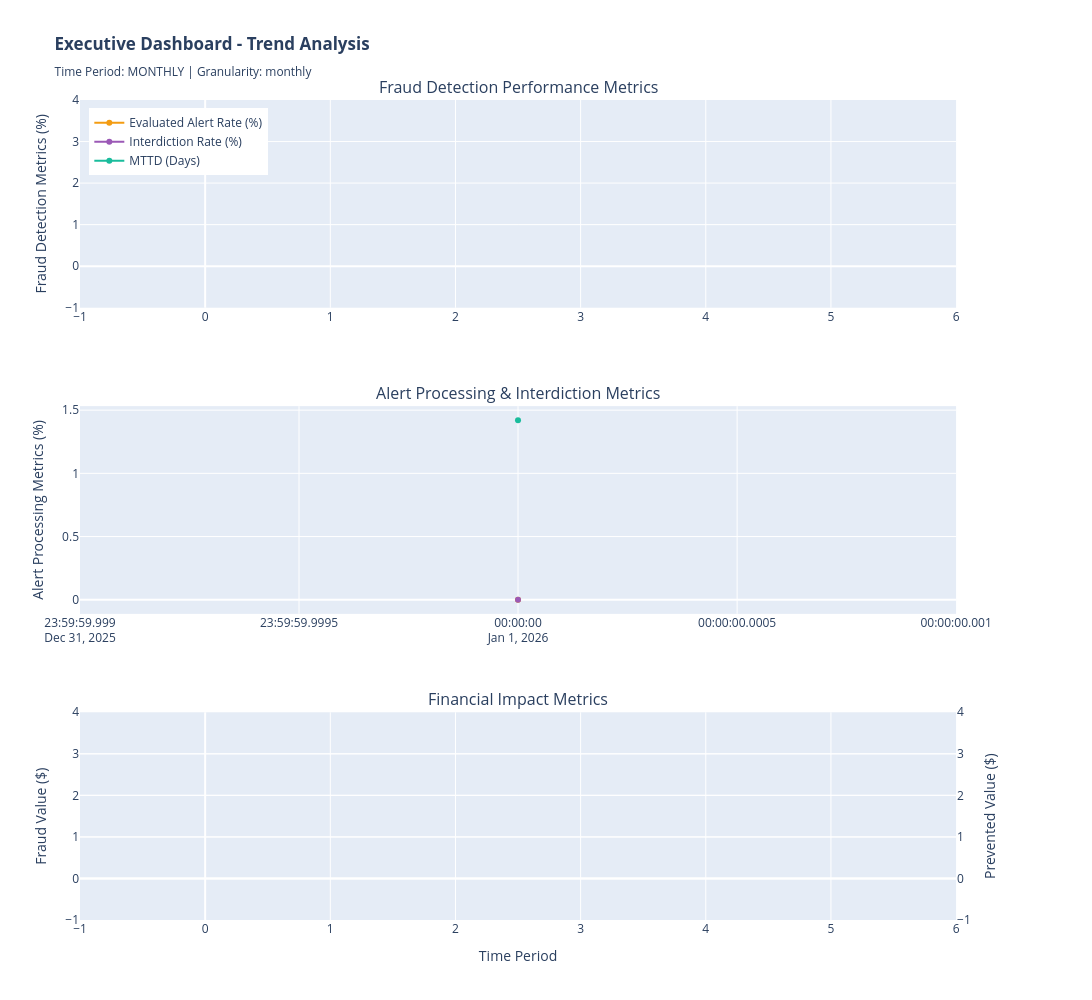

Notebook cell for this chart:
### Code cell
# ============================================================================
# SECTION 8.2: RENDER TIME-SERIES CHARTS (Trends Over Time)
# ============================================================================

print("\n" + "="*80)
print("VISUALIZATION: TIME-SERIES TRENDS")
print("="*80)

# Create 3 time-series subplots
fig_trends = make_subplots(
    rows=3, cols=1,
    subplot_titles=(
        "Fraud Detection Performance Metrics",
        "Alert Processing & Interdiction Metrics",
        "Financial Impact Metrics"
    ),
    specs=[
        [{"secondary_y": False}],
        [{"secondary_y": False}],
        [{"secondary_y": True}]
    ],
    vertical_spacing=0.12
)

# CHART 1: Fraud Performance Metrics
fig_trends.add_trace(
    go.Scatter(
        x=fraud_perf_pd['period'],
        y=fraud_perf_pd['fraud_rate_pct'],
        name='Fraud Rate (%)',
        mode='lines+markers',
        line=dict(color='#e74c3c', width=2),
        marker=dict(size=6)
    ),
    row=1, col=1
)

fig_trends.add_trace(
    go.Scatter(
        x=fraud_perf_pd['period'],
        y=fraud_perf_pd['precision_calc'],
        name='Precision (%)',
        mode='lines+markers',
        line=dict(color='#3498db', width=2),
        marker=dict(size=6)
    ),
    row=1, col=1
)

fig_trends.add_trace(
    go.Scatter(
        x=fraud_perf_pd['period'],
        y=fraud_perf_pd['tpr_calc'],
        name='TPR/Recall (%)',
        mode='lines+markers',
        line=dict(color='#2ecc71', width=2),
        marker=dict(size=6)
    ),
    row=1, col=1
)

# CHART 2: Alert Processing Metrics
fig_trends.add_trace(
    go.Scatter(
        x=alert_perf_pd['period'],
        y=alert_perf_pd['evaluated_alert_rate_calc'],
        name='Evaluated Alert Rate (%)',
        mode='lines+markers',
        line=dict(color='#f39c12', width=2),
        marker=dict(size=6)
    ),
    row=2, col=1
)

fig_trends.add_trace(
    go.Scatter(
        x=alert_perf_pd['period'],
        y=alert_perf_pd['overall_interdiction_rate_pct'],
        name='Interdiction Rate (%)',
        mode='lines+markers',
        line=dict(color='#9b59b6', width=2),
        marker=dict(size=6)
    ),
    row=2, col=1
)

fig_trends.add_trace(
    go.Scatter(
        x=case_perf_pd['period'],
        y=case_perf_pd['mttd_days'],
        name='MTTD (Days)',
        mode='lines+markers',
        line=dict(color='#1abc9c', width=2),
        marker=dict(size=6)
    ),
    row=2, col=1
)

# CHART 3: Financial Metrics
fig_trends.add_trace(
    go.Scatter(
        x=financial_pd['period'],
        y=financial_pd['total_fraud_value'],
        name='Total Fraud Value',
        mode='lines+markers',
        line=dict(color='#c0392b', width=2),
        marker=dict(size=6)
    ),
    row=3, col=1, secondary_y=False
)

fig_trends.add_trace(
    go.Scatter(
        x=financial_pd['period'],
        y=financial_pd['prevented_fraud_value_calc'],
        name='Prevented Fraud Value',
        mode='lines+markers',
        line=dict(color='#27ae60', width=2),
        marker=dict(size=6)
    ),
    row=3, col=1, secondary_y=True
)

# Update axes labels
fig_trends.update_yaxes(title_text="Fraud Detection Metrics (%)", row=1, col=1)
fig_trends.update_yaxes(title_text="Alert Processing Metrics (%)", row=2, col=1)
fig_trends.update_yaxes(title_text="Fraud Value ($)", row=3, col=1, secondary_y=False)
fig_trends.update_yaxes(title_text="Prevented Value ($)", row=3, col=1, secondary_y=True)
fig_trends.update_xaxes(title_text="Time Period", row=3, col=1)

fig_trends.update_layout(
    title_text=f"<b>Executive Dashboard - Trend Analysis</b><br><sub>Time Period: {time_granularity.upper()} | Granularity: {time_granularity}</sub>",
    height=1000,
    width=1400,
    hovermode='x unified',
    showlegend=True,
    legend=dict(x=0.01, y=0.99)
)

print("✓ Time-series trend charts created (3 subplots with 10 metrics)")
print("  Metrics tracked: Fraud Detection, Alert Processing, Financial Impact")

# Display the figure
fig_trends.show()

### Figure 1 — Plotly figure (JSON) as saved in the notebook; plotly's stock layout.template omitted (floating-point values rounded to 4 significant figures)
{"data": [{"line": {"color": "#e74c3c", "width": 2}, "marker": {"size": 6}, "mode": "lines+markers", "name": "Fraud Rate (%)", "type": "scatter", "x": [], "xaxis": "x", "y": [], "yaxis": "y"}, {"line": {"color": "#3498db", "width": 2}, "marker": {"size": 6}, "mode": "lines+markers", "name": "Precision (%)", "type": "scatter", "x": [], "xaxis": "x", "y": [], "yaxis": "y"}, {"line": {"color": "#2ecc71", "width": 2}, "marker": {"size": 6}, "mode": "lines+markers", "name": "TPR/Recall (%)", "type": "scatter", "x": [], "xaxis": "x", "y": [], "yaxis": "y"}, {"line": {"color": "#f39c12", "width": 2}, "marker": {"size": 6}, "mode": "lines+markers", "name": "Evaluated Alert Rate (%)", "type": "scatter", "x": ["2026-01"], "xaxis": "x2", "y": [0.0], "yaxis": "y2"}, {"line": {"color": "#9b59b6", "width": 2}, "marker": {"size": 6}, "mode": "lines+markers", "name": "Interdiction Rate (%)", "type": "scatter", "x": ["2026-01"], "xaxis": "x2", "y": [0.0], "yaxis": "y2"}, {"line": {"color": "#1abc9c", "width": 2}, "marker": {"size": 6}, "mode": "lines+markers", "name": "MTTD (Days)", "type": "scatter", "x": ["2026-01"], "xaxis": "x2", "y": [1.42], "yaxis": "y2"}, {"line": {"color": "#c0392b", "width": 2}, "marker": {"size": 6}, "mode": "lines+markers", "name": "Total Fraud Value", "type": "scatter", "x": [], "xaxis": "x3", "y": [], "yaxis": "y3"}, {"line": {"color": "#27ae60", "width": 2}, "marker": {"size": 6}, "mode": "lines+markers", "name": "Prevented Fraud Value", "type": "scatter", "x": [], "xaxis": "x3", "y": [], "yaxis": "y4"}], "layout": {"annotations": [{"font": {"size": 16}, "showarrow": false, "text": "Fraud Detection Performance Metrics", "x": 0.47, "xanchor": "center", "xref": "paper", "y": 1, "yanchor": "bottom", "yref": "paper"}, {"font": {"size": 16}, "showarrow": false, "text": "Alert Processing & Interdiction Metrics", "x": 0.47, "xanchor": "center", "xref": "paper", "y": 0.6267, "yanchor": "bottom", "yref": "paper"}, {"font": {"size": 16}, "showarrow": false, "text": "Financial Impact Metrics", "x": 0.47, "xanchor": "center", "xref": "paper", "y": 0.2533, "yanchor": "bottom", "yref": "paper"}], "height": 1000, "hovermode": "x unified", "legend": {"x": 0.01, "y": 0.99}, "showlegend": true, "title": {"text": "<b>Executive Dashboard - Trend Analysis</b><br><sub>Time Period: MONTHLY | Granularity: monthly</sub>"}, "width": 1400, "xaxis": {"anchor": "y", "domain": [0, 0.94]}, "xaxis2": {"anchor": "y2", "domain": [0, 0.94]}, "xaxis3": {"anchor": "y3", "domain": [0, 0.94], "title": {"text": "Time Period"}}, "yaxis": {"anchor": "x", "domain": [0.7467, 1], "title": {"text": "Fraud Detection Metrics (%)"}}, "yaxis2": {"anchor": "x2", "domain": [0.3733, 0.6267], "title": {"text": "Alert Processing Metrics (%)"}}, "yaxis3": {"anchor": "x3", "domain": [0, 0.2533], "title": {"text": "Fraud Value ($)"}}, "yaxis4": {"anchor": "x3", "overlaying": "y3", "side": "right", "title": {"text": "Prevented Value ($)"}}}}
